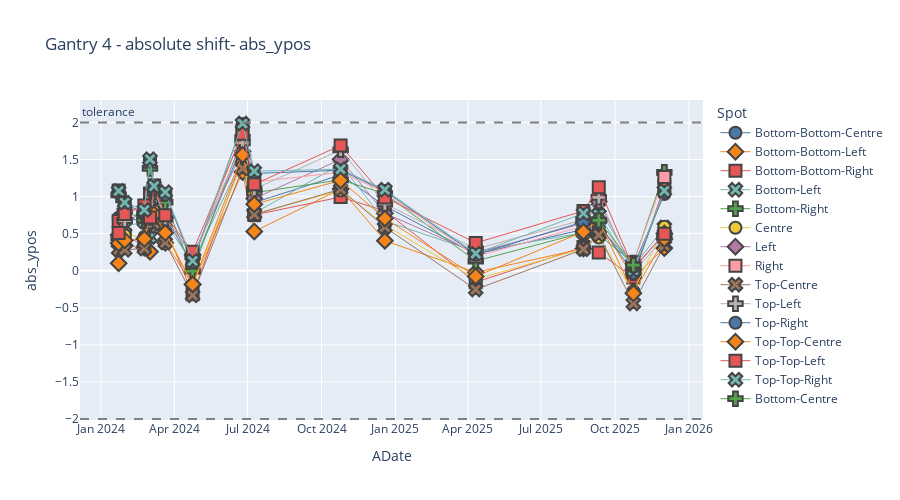

Notebook cell for this chart:
### Code cell
def plotly_spot_position(df, pos, gantry, device, energy, gantry_angle, n_months):
    """ plot spot position time series data
        df = dataframe
        gantry = "Gantry 1", "Gantry 2", 
        pos = "abs_xpos",
        device = "XRV-3000", "XRV-4000"
        energy = int,
        gantry_angle = 0,90,180,270
        n_month = int

    
     """
    
     # only show data from last 12 months
    start_date = pd.Timestamp.today() - pd.DateOffset(months=n_months)

    selected_df = df[(df["MachineName"]==gantry) & (df["Device"] == device) & (df['ADate'] >= start_date) & (df["Energy"] == energy) &(df["Gantry Angle"] == gantry_angle)]

    # set colour
    palette = sns.color_palette("deep", n_colors=df['Spot'].nunique())
    palette_hex = [to_hex(c) for c in palette]


    # Plot
    fig = px.scatter(
        selected_df,
        x='ADate',
        y=pos,
        symbol='Spot', 
        color='Spot',        # hue
         color_discrete_sequence= px.colors.qualitative.T10,
        title=f'{gantry} - absolute shift- {pos}',
        labels={'x-pos': 'X Position', 'adate': 'Date'},
        height=500
    )

    # Add tolerance bands +/- 2
    fig.add_hline(y=2, line_dash="dash", line_color="grey", annotation_text="tolerance", annotation_position="top left")
    fig.add_hline(y=-2, line_dash="dash", line_color="grey")



    # Optional: connect points by spot for clarity
    fig.update_traces(mode='markers+lines',
                    marker=dict(size=12,               # larger size
                                line=dict(width=2)),     # outline width
                    line=dict(width=1                # thinner connecting lines
                    ))

    # Show plot
    fig.show()

    
    return 


# plotting absolute y-pos, on Gantry 4, from XRV-4000 data, 70 MeV spot, Gantry angle = 0, in last2 months
plotly_spot_position(sub_df, "abs_ypos", "Gantry 4", "XRV-4000", 70, 0, 24)

### Figure 1 — Plotly figure (JSON) as saved in the notebook; plotly's stock layout.template omitted (floating-point values rounded to 4 significant figures)
{"data": [{"hovertemplate": "Spot=Bottom-Bottom-Centre<br>ADate=%{x}<br>abs_ypos=%{y}<extra></extra>", "legendgroup": "Bottom-Bottom-Centre", "line": {"width": 1}, "marker": {"color": "#4C78A8", "line": {"width": 2}, "size": 12, "symbol": "circle"}, "mode": "markers+lines", "name": "Bottom-Bottom-Centre", "orientation": "v", "showlegend": true, "type": "scatter", "x": ["2024-01-22T17:51:36.000000000", "2024-01-30T06:58:15.000000000", "2024-02-23T16:59:15.000000000", "2024-03-01T17:05:19.000000000", "2024-03-06T18:31:55.000000000", "2024-03-20T17:06:19.000000000", "2024-04-23T17:34:57.000000000", "2024-06-24T19:07:29.000000000", "2024-07-09T09:29:40.000000000", "2024-10-24T18:22:30.000000000", "2024-12-18T18:46:12.000000000", "2025-04-10T19:05:24.000000000", "2025-08-22T17:24:40.000000000", "2025-09-10T19:20:56.000000000", "2025-10-23T20:19:28.000000000", "2025-12-01T08:33:29.000000000"], "xaxis": "x", "y": [0.7144, 0.7283, 0.6534, 0.9403, 1.026, 0.7528, 0.0603, 1.704, 0.9183, 1.293, 0.8736, 0.2236, 0.5569, 0.6087, 0.0587, 1.034], "yaxis": "y"}, {"hovertemplate": "Spot=Bottom-Bottom-Left<br>ADate=%{x}<br>abs_ypos=%{y}<extra></extra>", "legendgroup": "Bottom-Bottom-Left", "line": {"width": 1}, "marker": {"color": "#F58518", "line": {"width": 2}, "size": 12, "symbol": "diamond"}, "mode": "markers+lines", "name": "Bottom-Bottom-Left", "orientation": "v", "showlegend": true, "type": "scatter", "x": ["2024-01-22T17:51:36.000000000", "2024-01-30T06:58:15.000000000", "2024-02-23T16:59:15.000000000", "2024-03-01T17:05:19.000000000", "2024-03-06T18:31:55.000000000", "2024-03-20T17:06:19.000000000", "2024-04-23T17:34:57.000000000", "2024-06-24T19:07:29.000000000", "2024-07-09T09:29:40.000000000", "2024-10-24T18:22:30.000000000", "2024-12-18T18:46:12.000000000", "2025-04-10T19:05:24.000000000", "2025-08-22T17:24:40.000000000", "2025-09-10T19:20:56.000000000", "2025-10-23T20:19:28.000000000", "2025-12-01T08:33:29.000000000"], "xaxis": "x", "y": [0.1008, 0.3388, 0.3094, 0.2558, 0.6681, 0.3779, -0.185, 1.331, 0.5298, 1.101, 0.4046, -0.0212, 0.298, 0.6613, -0.093, 0.3075], "yaxis": "y"}, {"hovertemplate": "Spot=Bottom-Bottom-Right<br>ADate=%{x}<br>abs_ypos=%{y}<extra></extra>", "legendgroup": "Bottom-Bottom-Right", "line": {"width": 1}, "marker": {"color": "#E45756", "line": {"width": 2}, "size": 12, "symbol": "square"}, "mode": "markers+lines", "name": "Bottom-Bottom-Right", "orientation": "v", "showlegend": true, "type": "scatter", "x": ["2024-01-22T17:51:36.000000000", "2024-01-30T06:58:15.000000000", "2024-02-23T16:59:15.000000000", "2024-03-01T17:05:19.000000000", "2024-03-06T18:31:55.000000000", "2024-03-20T17:06:19.000000000", "2024-04-23T17:34:57.000000000", "2024-06-24T19:07:29.000000000", "2024-07-09T09:29:40.000000000", "2024-10-24T18:22:30.000000000", "2024-12-18T18:46:12.000000000", "2025-04-10T19:05:24.000000000", "2025-08-22T17:24:40.000000000", "2025-09-10T19:20:56.000000000", "2025-10-23T20:19:28.000000000", "2025-12-01T08:33:29.000000000"], "xaxis": "x", "y": [0.6692, 0.4798, 0.3333, 1.042, 0.7797, 0.5872, -0.3171, 1.529, 0.7525, 0.9937, 0.8059, -0.1554, 0.3194, 0.247, -0.0924, 1.145], "yaxis": "y"}, {"hovertemplate": "Spot=Bottom-Left<br>ADate=%{x}<br>abs_ypos=%{y}<extra></extra>", "legendgroup": "Bottom-Left", "line": {"width": 1}, "marker": {"color": "#72B7B2", "line": {"width": 2}, "size": 12, "symbol": "x"}, "mode": "markers+lines", "name": "Bottom-Left", "orientation": "v", "showlegend": true, "type": "scatter", "x": ["2024-01-22T17:51:36.000000000", "2024-01-30T06:58:15.000000000", "2024-02-23T16:59:15.000000000", "2024-03-01T17:05:19.000000000", "2024-03-06T18:31:55.000000000", "2024-03-20T17:06:19.000000000", "2024-04-23T17:34:57.000000000", "2024-06-24T19:07:29.000000000", "2024-07-09T09:29:40.000000000", "2024-10-24T18:22:30.000000000", "2024-12-18T18:46:12.000000000", "2025-04-10T19:05:24.000000000", "2025-08-22T17:24:40.000000000", "2025-09-10T19:20:56.000000000", "2025-10-23T20:19:28.000000000", "2025-12-01T08:33:29.000000000"], "xaxis": "x", "y": [0.3759, 0.5914, 0.6645, 0.4548, 0.9842, 0.6441, 0.1045, 1.512, 0.7761, 1.434, 0.6712, 0.2601, 0.5126, 0.8474, 0.0556, 0.5842], "yaxis": "y"}, {"hovertemplate": "Spot=Bottom-Right<br>ADate=%{x}<br>abs_ypos=%{y}<extra></extra>", "legendgroup": "Bottom-Right", "line": {"width": 1}, "marker": {"color": "#54A24B", "line": {"width": 2}, "size": 12, "symbol": "cross"}, "mode": "markers+lines", "name": "Bottom-Right", "orientation": "v", "showlegend": true, "type": "scatter", "x": ["2024-01-22T17:51:36.000000000", "2024-01-30T06:58:15.000000000", "2024-02-23T16:59:15.000000000", "2024-03-01T17:05:19.000000000", "2024-03-06T18:31:55.000000000", "2024-03-20T17:06:19.000000000", "2024-04-23T17:34:57.000000000", "2024-06-24T19:07:29.000000000", "2024-07-09T09:29:40.000000000", "2024-10-24T18:22:30.000000000", "2024-12-18T18:46:12.000000000", "2025-04-10T19:05:24.000000000", "2025-08-22T17:24:40.000000000", "2025-09-10T19:20:56.000000000", "2025-10-23T20:19:28.000000000", "2025-12-01T08:33:29.000000000"], "xaxis": "x", "y": [1.022, 0.803, 0.6837, 1.379, 1.058, 0.9263, -0.0059, 1.798, 1.052, 1.226, 1.04, 0.1305, 0.5153, 0.4841, 0.105, 1.327], "yaxis": "y"}, {"hovertemplate": "Spot=Centre<br>ADate=%{x}<br>abs_ypos=%{y}<extra></extra>", "legendgroup": "Centre", "line": {"width": 1}, "marker": {"color": "#EECA3B", "line": {"width": 2}, "size": 12, "symbol": "circle"}, "mode": "markers+lines", "name": "Centre", "orientation": "v", "showlegend": true, "type": "scatter", "x": ["2024-01-22T17:51:36.000000000", "2024-01-30T06:58:15.000000000", "2024-02-23T16:59:15.000000000", "2024-03-01T17:05:19.000000000", "2024-03-06T18:31:55.000000000", "2024-03-20T17:06:19.000000000", "2024-04-23T17:34:57.000000000", "2024-06-24T19:07:29.000000000", "2024-07-09T09:29:40.000000000", "2024-10-24T18:22:30.000000000", "2024-12-18T18:46:12.000000000", "2025-04-10T19:05:24.000000000", "2025-08-22T17:24:40.000000000", "2025-09-10T19:20:56.000000000", "2025-10-23T20:19:28.000000000", "2025-12-01T08:33:29.000000000"], "xaxis": "x", "y": [0.4402, 0.48, 0.4548, 0.7338, 0.8071, 0.55, -0.1986, 1.466, 0.7653, 1.081, 0.6182, -0.1158, 0.3007, 0.4466, -0.2765, 0.5914], "yaxis": "y"}, {"hovertemplate": "Spot=Left<br>ADate=%{x}<br>abs_ypos=%{y}<extra></extra>", "legendgroup": "Left", "line": {"width": 1}, "marker": {"color": "#B279A2", "line": {"width": 2}, "size": 12, "symbol": "diamond"}, "mode": "markers+lines", "name": "Left", "orientation": "v", "showlegend": true, "type": "scatter", "x": ["2024-01-22T17:51:36.000000000", "2024-01-30T06:58:15.000000000", "2024-02-23T16:59:15.000000000", "2024-03-01T17:05:19.000000000", "2024-03-06T18:31:55.000000000", "2024-03-20T17:06:19.000000000", "2024-04-23T17:34:57.000000000", "2024-06-24T19:07:29.000000000", "2024-07-09T09:29:40.000000000", "2024-10-24T18:22:30.000000000", "2024-12-18T18:46:12.000000000", "2025-04-10T19:05:24.000000000", "2025-08-22T17:24:40.000000000", "2025-09-10T19:20:56.000000000", "2025-10-23T20:19:28.000000000", "2025-12-01T08:33:29.000000000"], "xaxis": "x", "y": [0.4815, 0.7002, 0.7507, 0.6516, 1.095, 0.7192, 0.2108, 1.612, 0.9731, 1.502, 0.775, 0.2393, 0.6398, 0.9344, 0.0174, 0.5026], "yaxis": "y"}, {"hovertemplate": "Spot=Right<br>ADate=%{x}<br>abs_ypos=%{y}<extra></extra>", "legendgroup": "Right", "line": {"width": 1}, "marker": {"color": "#FF9DA6", "line": {"width": 2}, "size": 12, "symbol": "square"}, "mode": "markers+lines", "name": "Right", "orientation": "v", "showlegend": true, "type": "scatter", "x": ["2024-01-22T17:51:36.000000000", "2024-01-30T06:58:15.000000000", "2024-02-23T16:59:15.000000000", "2024-03-01T17:05:19.000000000", "2024-03-06T18:31:55.000000000", "2024-03-20T17:06:19.000000000", "2024-04-23T17:34:57.000000000", "2024-06-24T19:07:29.000000000", "2024-07-09T09:29:40.000000000", "2024-10-24T18:22:30.000000000", "2024-12-18T18:46:12.000000000", "2025-04-10T19:05:24.000000000", "2025-08-22T17:24:40.000000000", "2025-09-10T19:20:56.000000000", "2025-10-23T20:19:28.000000000", "2025-12-01T08:33:29.000000000"], "xaxis": "x", "y": [1.083, 0.8648, 0.7925, 1.47, 1.138, 1.025, 0.1109, 1.88, 1.196, 1.328, 1.062, 0.1907, 0.6013, 0.5942, 0.113, 1.264], "yaxis": "y"}, {"hovertemplate": "Spot=Top-Centre<br>ADate=%{x}<br>abs_ypos=%{y}<extra></extra>", "legendgroup": "Top-Centre", "line": {"width": 1}, "marker": {"color": "#9D755D", "line": {"width": 2}, "size": 12, "symbol": "x"}, "mode": "markers+lines", "name": "Top-Centre", "orientation": "v", "showlegend": true, "type": "scatter", "x": ["2024-01-22T17:51:36.000000000", "2024-01-30T06:58:15.000000000", "2024-02-23T16:59:15.000000000", "2024-03-01T17:05:19.000000000", "2024-03-06T18:31:55.000000000", "2024-03-20T17:06:19.000000000", "2024-04-23T17:34:57.000000000", "2024-06-24T19:07:29.000000000", "2024-07-09T09:29:40.000000000", "2024-10-24T18:22:30.000000000", "2024-12-18T18:46:12.000000000", "2025-04-10T19:05:24.000000000", "2025-08-22T17:24:40.000000000", "2025-09-10T19:20:56.000000000", "2025-10-23T20:19:28.000000000", "2025-12-01T08:33:29.000000000"], "xaxis": "x", "y": [0.2851, 0.2828, 0.2982, 0.5989, 0.6386, 0.3791, -0.3323, 1.38, 0.7588, 1.1, 0.5882, -0.2526, 0.2893, 0.4829, -0.4416, 0.3394], "yaxis": "y"}, {"hovertemplate": "Spot=Top-Left<br>ADate=%{x}<br>abs_ypos=%{y}<extra></extra>", "legendgroup": "Top-Left", "line": {"width": 1}, "marker": {"color": "#BAB0AC", "line": {"width": 2}, "size": 12, "symbol": "cross"}, "mode": "markers+lines", "name": "Top-Left", "orientation": "v", "showlegend": true, "type": "scatter", "x": ["2024-01-22T17:51:36.000000000", "2024-01-30T06:58:15.000000000", "2024-02-23T16:59:15.000000000", "2024-03-01T17:05:19.000000000", "2024-03-06T18:31:55.000000000", "2024-03-20T17:06:19.000000000", "2024-04-23T17:34:57.000000000", "2024-06-24T19:07:29.000000000", "2024-07-09T09:29:40.000000000", "2024-10-24T18:22:30.000000000", "2024-12-18T18:46:12.000000000", "2025-04-10T19:05:24.000000000", "2025-08-22T17:24:40.000000000", "2025-09-10T19:20:56.000000000", "2025-10-23T20:19:28.000000000", "2025-12-01T08:33:29.000000000"], "xaxis": "x", "y": [0.4394, 0.6754, 0.7689, 0.6696, 1.115, 0.6984, 0.1931, 1.723, 1.102, 1.629, 0.9035, 0.2933, 0.687, 0.9905, -0.0266, 0.45], "yaxis": "y"}, {"hovertemplate": "Spot=Top-Right<br>ADate=%{x}<br>abs_ypos=%{y}<extra></extra>", "legendgroup": "Top-Right", "line": {"width": 1}, "marker": {"color": "#4C78A8", "line": {"width": 2}, "size": 12, "symbol": "circle"}, "mode": "markers+lines", "name": "Top-Right", "orientation": "v", "showlegend": true, "type": "scatter", "x": ["2024-01-22T17:51:36.000000000", "2024-01-30T06:58:15.000000000", "2024-02-23T16:59:15.000000000", "2024-03-01T17:05:19.000000000", "2024-03-06T18:31:55.000000000", "2024-03-20T17:06:19.000000000", "2024-04-23T17:34:57.000000000", "2024-06-24T19:07:29.000000000", "2024-07-09T09:29:40.000000000", "2024-10-24T18:22:30.000000000", "2024-12-18T18:46:12.000000000", "2025-04-10T19:05:24.000000000", "2025-08-22T17:24:40.000000000", "2025-09-10T19:20:56.000000000", "2025-10-23T20:19:28.000000000", "2025-12-01T08:33:29.000000000"], "xaxis": "x", "y": [1.08, 0.8904, 0.7917, 1.484, 1.117, 1.027, 0.1184, 1.978, 1.312, 1.355, 1.077, 0.2162, 0.6605, 0.6408, -0.0341, 1.061], "yaxis": "y"}, {"hovertemplate": "Spot=Top-Top-Centre<br>ADate=%{x}<br>abs_ypos=%{y}<extra></extra>", "legendgroup": "Top-Top-Centre", "line": {"width": 1}, "marker": {"color": "#F58518", "line": {"width": 2}, "size": 12, "symbol": "diamond"}, "mode": "markers+lines", "name": "Top-Top-Centre", "orientation": "v", "showlegend": true, "type": "scatter", "x": ["2024-01-22T17:51:36.000000000", "2024-01-30T06:58:15.000000000", "2024-02-23T16:59:15.000000000", "2024-03-01T17:05:19.000000000", "2024-03-06T18:31:55.000000000", "2024-03-20T17:06:19.000000000", "2024-04-23T17:34:57.000000000", "2024-06-24T19:07:29.000000000", "2024-07-09T09:29:40.000000000", "2024-10-24T18:22:30.000000000", "2024-12-18T18:46:12.000000000", "2025-04-10T19:05:24.000000000", "2025-08-22T17:24:40.000000000", "2025-09-10T19:20:56.000000000", "2025-10-23T20:19:28.000000000", "2025-12-01T08:33:29.000000000"], "xaxis": "x", "y": [0.3703, 0.4092, 0.4298, 0.7185, 0.7618, 0.5113, -0.1833, 1.562, 0.8967, 1.218, 0.7039, -0.0766, 0.5254, 0.6807, -0.3045, 0.4277], "yaxis": "y"}, {"hovertemplate": "Spot=Top-Top-Left<br>ADate=%{x}<br>abs_ypos=%{y}<extra></extra>", "legendgroup": "Top-Top-Left", "line": {"width": 1}, "marker": {"color": "#E45756", "line": {"width": 2}, "size": 12, "symbol": "square"}, "mode": "markers+lines", "name": "Top-Top-Left", "orientation": "v", "showlegend": true, "type": "scatter", "x": ["2024-01-22T17:51:36.000000000", "2024-01-30T06:58:15.000000000", "2024-02-23T16:59:15.000000000", "2024-03-01T17:05:19.000000000", "2024-03-06T18:31:55.000000000", "2024-03-20T17:06:19.000000000", "2024-04-23T17:34:57.000000000", "2024-06-24T19:07:29.000000000", "2024-07-09T09:29:40.000000000", "2024-10-24T18:22:30.000000000", "2024-12-18T18:46:12.000000000", "2025-04-10T19:05:24.000000000", "2025-08-22T17:24:40.000000000", "2025-09-10T19:20:56.000000000", "2025-10-23T20:19:28.000000000", "2025-12-01T08:33:29.000000000"], "xaxis": "x", "y": [0.5079, 0.7637, 0.8781, 0.7164, 1.149, 0.7495, 0.2546, 1.847, 1.166, 1.689, 0.9887, 0.3747, 0.8056, 1.127, 0.0354, 0.4995], "yaxis": "y"}, {"hovertemplate": "Spot=Top-Top-Right<br>ADate=%{x}<br>abs_ypos=%{y}<extra></extra>", "legendgroup": "Top-Top-Right", "line": {"width": 1}, "marker": {"color": "#72B7B2", "line": {"width": 2}, "size": 12, "symbol": "x"}, "mode": "markers+lines", "name": "Top-Top-Right", "orientation": "v", "showlegend": true, "type": "scatter", "x": ["2024-01-22T17:51:36.000000000", "2024-01-30T06:58:15.000000000", "2024-02-23T16:59:15.000000000", "2024-03-01T17:05:19.000000000", "2024-03-06T18:31:55.000000000", "2024-03-20T17:06:19.000000000", "2024-04-23T17:34:57.000000000", "2024-06-24T19:07:29.000000000", "2024-07-09T09:29:40.000000000", "2024-10-24T18:22:30.000000000", "2024-12-18T18:46:12.000000000", "2025-04-10T19:05:24.000000000", "2025-08-22T17:24:40.000000000", "2025-09-10T19:20:56.000000000", "2025-10-23T20:19:28.000000000", "2025-12-01T08:33:29.000000000"], "xaxis": "x", "y": [1.076, 0.9186, 0.8188, 1.503, 1.142, 1.058, 0.1323, 1.986, 1.342, 1.37, 1.093, 0.231, 0.7733, 0.7552, 0.0083, 1.078], "yaxis": "y"}, {"hovertemplate": "Spot=Bottom-Centre<br>ADate=%{x}<br>abs_ypos=%{y}<extra></extra>", "legendgroup": "Bottom-Centre", "line": {"width": 1}, "marker": {"color": "#54A24B", "line": {"width": 2}, "size": 12, "symbol": "cross"}, "mode": "markers+lines", "name": "Bottom-Centre", "orientation": "v", "showlegend": true, "type": "scatter", "x": ["2025-09-10T19:20:56.000000000", "2025-10-23T20:19:28.000000000"], "xaxis": "x", "y": [0.6784, 0.0751], "yaxis": "y"}], "layout": {"annotations": [{"showarrow": false, "text": "tolerance", "x": 0, "xanchor": "left", "xref": "x domain", "y": 2, "yanchor": "bottom", "yref": "y"}], "height": 500, "legend": {"title": {"text": "Spot"}, "tracegroupgap": 0}, "shapes": [{"line": {"color": "grey", "dash": "dash"}, "type": "line", "x0": 0, "x1": 1, "xref": "x domain", "y0": 2, "y1": 2, "yref": "y"}, {"line": {"color": "grey", "dash": "dash"}, "type": "line", "x0": 0, "x1": 1, "xref": "x domain", "y0": -2, "y1": -2, "yref": "y"}], "title": {"text": "Gantry 4 - absolute shift- abs_ypos"}, "xaxis": {"anchor": "y", "domain": [0, 1], "title": {"text": "ADate"}}, "yaxis": {"anchor": "x", "domain": [0, 1], "title": {"text": "abs_ypos"}}}}
